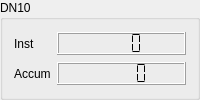
      <widget class="QGroupBox" name="gBox_StdDN10">
       <property name="title">
        <string>DN10</string>
       </property>
       <layout class="QGridLayout" name="gridLayout_6">
        <item row="0" column="0">
         <widget class="QLabel" name="label_17">
          <property name="sizePolicy">
           <sizepolicy hsizetype="Fixed" vsizetype="Preferred">
            <horstretch>0</horstretch>
            <verstretch>0</verstretch>
           </sizepolicy>
          </property>
          <property name="minimumSize">
           <size>
            <width>30</width>
            <height>20</height>
           </size>
          </property>
          <property name="text">
           <string>Inst</string>
          </property>
         </widget>
        </item>
        <item row="1" column="0">
         <widget class="QLabel" name="label_18">
          <property name="sizePolicy">
           <sizepolicy hsizetype="Fixed" vsizetype="Preferred">
            <horstretch>0</horstretch>
            <verstretch>0</verstretch>
           </sizepolicy>
          </property>
          <property name="minimumSize">
           <size>
            <width>30</width>
            <height>20</height>
           </size>
          </property>
          <property name="text">
           <string>Accum</string>
          </property>
         </widget>
        </item>
        <item row="1" column="1">
         <widget class="QLCDNumber" name="lcdAccumStdMeter_10">
          <property name="sizePolicy">
           <sizepolicy hsizetype="Preferred" vsizetype="Fixed">
            <horstretch>0</horstretch>
            <verstretch>0</verstretch>
           </sizepolicy>
          </property>
          <property name="minimumSize">
           <size>
            <width>40</width>
            <height>0</height>
           </size>
          </property>
          <property name="numDigits">
           <number>5</number>
          </property>
          <property name="segmentStyle">
           <enum>QLCDNumber::Flat</enum>
          </property>
         </widget>
        </item>
        <item row="0" column="1">
         <widget class="QLCDNumber" name="lcdInstStdMeter_10">
          <property name="sizePolicy">
           <sizepolicy hsizetype="Preferred" vsizetype="Fixed">
            <horstretch>0</horstretch>
            <verstretch>0</verstretch>
           </sizepolicy>
          </property>
          <property name="minimumSize">
           <size>
            <width>40</width>
            <height>0</height>
           </size>
          </property>
          <property name="numDigits">
           <number>4</number>
          </property>
          <property name="segmentStyle">
           <enum>QLCDNumber::Flat</enum>
          </property>
         </widget>
        </item>
       </layout>
      </widget>
